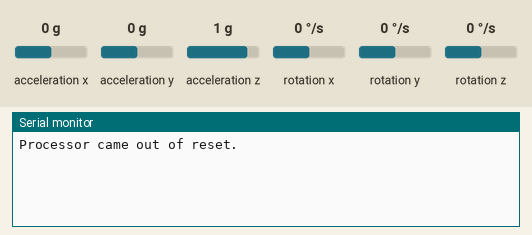
Recording of a sketch running on a simulated Arduino Uno, built with avr-gcc and run on an emulated ATmega328P. Parts: the last lines printed to the serial monitor. Inputs (shaded band) come from the test bench; at power-on: acceleration z 1 g, acceleration x 0 g, acceleration y 0 g, rotation x 0 °/s, rotation y 0 °/s, rotation z 0 °/s.

Above: at 2.2 s.
2.3 s: acceleration z set to 0 g
At 2.42 s:
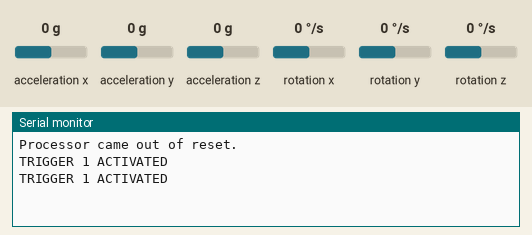
4.2 s: acceleration x set to -1.4 g
At 5.9 s:
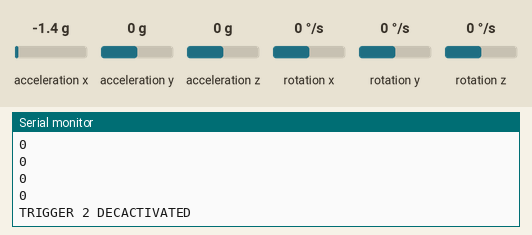

The sketch:

fall_detection.ino
```cpp
/******************************************************************************/


#include "SparkFunLSM6DS3.h"
#include "Wire.h"
#include "SPI.h"

LSM6DS3 myIMU; //Default constructor is I2C, addr 0x6B
float AcX,AcY,AcZ,GyX,GyY,GyZ;
float ax=0, ay=0, az=0, gx=0, gy=0, gz=0;
float axC, ayC, azC, gxC, gyC, gzC;

//int data[STORE_SIZE][5]; //array for saving past data
//byte currentIndex=0; //stores current data array index (0-255)
boolean fall = false; //stores if a fall has occurred
boolean trigger1=false; //stores if first trigger (lower threshold) has occurred
boolean trigger2=false; //stores if second trigger (upper threshold) has occurred
boolean trigger3=false; //stores if third trigger (orientation change) has occurred

byte trigger1count=0; //stores the counts past since trigger 1 was set true
byte trigger2count=0; //stores the counts past since trigger 2 was set true
byte trigger3count=0; //stores the counts past since trigger 3 was set true
int angleChange=0;

void setup() {
  // put your setup code here, to run once:
  Serial.begin(9600);
  delay(1000); //relax...
  Serial.println("Processor came out of reset.\n");

  //Call .begin() to configure the IMU
  myIMU.begin();

  // calibrate
  //calibrate();
}

void calibrate(){
  mpu_read();
  axC = AcX;
  ayC = AcY;
  azC = AcZ;
  gxC = GyX;
  gyC = GyY;
  gzC = GyZ;
}

void loop()
{
  mpu_read();

  ax = AcX;
  ay = AcY;
  az = AcZ;
  gx = GyX;
  gy = GyY;
  gz = GyZ;

  // calculating Amplitute vactor for 3 axis
  float Raw_AM = pow(pow(ax,2)+pow(ay,2)+pow(az,2),0.5);
  int AM = Raw_AM * 10;  // as values are within 0 to 1, I multiplied
                         // it by for using if else conditions

//  Serial.println("Accelerometer:");
//  Serial.println(" X = " + String(AcX) + " " + String(ax));
//  Serial.println(" Y = " + String(AcY) + " " + String(ay));
//  Serial.println(" Z = " + String(AcZ) + " " + String(az));
//  Serial.println("\nGyroscope:");
//  Serial.println(" X = " + String(GyX) + " " + String(gx));
//  Serial.println(" Y = " + String(GyY) + " " + String(gy));
//  Serial.println(" Z = " + String(GyZ) + " " + String(gz));
//
//  Serial.println("Row: ");
//  Serial.println(Raw_AM);


     if (trigger3==true) {
        trigger3count++;
        //Serial.println(trigger3count);
        if (trigger3count>=10) {
            angleChange = pow(pow(gx,2)+pow(gy,2)+pow(gz,2),0.5);
            //delay(10);
            Serial.println(angleChange);
            if ((angleChange>=0) && (angleChange<=10)) { //if orientation changes remains between 0-10 degrees
                fall=true;
                trigger3=false;
                trigger3count=0;
                Serial.println(angleChange);
            }
            else { //user regained normal orientation
                trigger3=false;
                trigger3count=0;
                Serial.println("TRIGGER 3 DEACTIVATED");
            }
        }
    }
    if (fall==true) { //in event of a fall detection
        Serial.println("FALL DETECTED");
        digitalWrite(11, LOW);
        delay(20);
        digitalWrite(11, HIGH);
        fall=false;
        // exit(1);
    }
    if (trigger2count>=6) { //allow 0.5s for orientation change
        trigger2=false;
        trigger2count=0;
        Serial.println("TRIGGER 2 DECACTIVATED");
    }
    if (trigger1count>=6) { //allow 0.5s for AM to break upper threshold
        trigger1=false;
        trigger1count=0;
        Serial.println("TRIGGER 1 DECACTIVATED");
    }
    if (trigger2==true) {
        trigger2count++;
        //angleChange=acos(((double)x*(double)bx+(double)y*(double)by+(double)z*(double)bz)/(double)AM/(double)BM);
        angleChange = pow(pow(gx,2)+pow(gy,2)+pow(gz,2),0.5);
        Serial.println(angleChange);
        if (angleChange >= 30) {
        //if (angleChange>=30 && angleChange<=400) { //if orientation changes by between 80-100 degrees
            trigger3=true;
            trigger2=false;
            trigger2count=0;
            Serial.println(angleChange);
            Serial.println("TRIGGER 3 ACTIVATED");
        }
    }
    if (trigger1==true) {
        trigger1count++;
        if (AM>=12) { //if AM breaks upper threshold (3g)
            trigger2=true;
            Serial.println("TRIGGER 2 ACTIVATED");
            trigger1=false;
            trigger1count=0;
        }
    }
    if (AM<=2 && trigger2==false) { //if AM breaks lower threshold (0.4g)
        trigger1=true;
        Serial.println("TRIGGER 1 ACTIVATED");
    }
  //It appears that delay is needed in order not to clog the port
    delay(100);


  //delay(1000);
}

void mpu_read() {
  //Get all parameters
  AcX = myIMU.readFloatAccelX();
  AcY = myIMU.readFloatAccelY();
  AcZ = myIMU.readFloatAccelZ();
  GyX = myIMU.readFloatGyroX();
  GyY = myIMU.readFloatGyroY();
  GyZ = myIMU.readFloatGyroZ();

//  Serial.print("\nAccelerometer:\n");
//  Serial.println(" X = " + AcX);
//  Serial.println(" Y = " + AcY);
//  Serial.println(" Z = " + AcZ);
//  Serial.print("\nGyroscope:\n");
//  Serial.println(" X = " + GyX);
//  Serial.println(" Y = " + GyY);
//  Serial.println(" Z = " + GyZ);
}
```

Measured:
- after the input at 2.3 s, the serial monitor: prints a new line at once (image 1)
- after the input at 4.2 s, the serial monitor: prints a new line at once (image 2)
